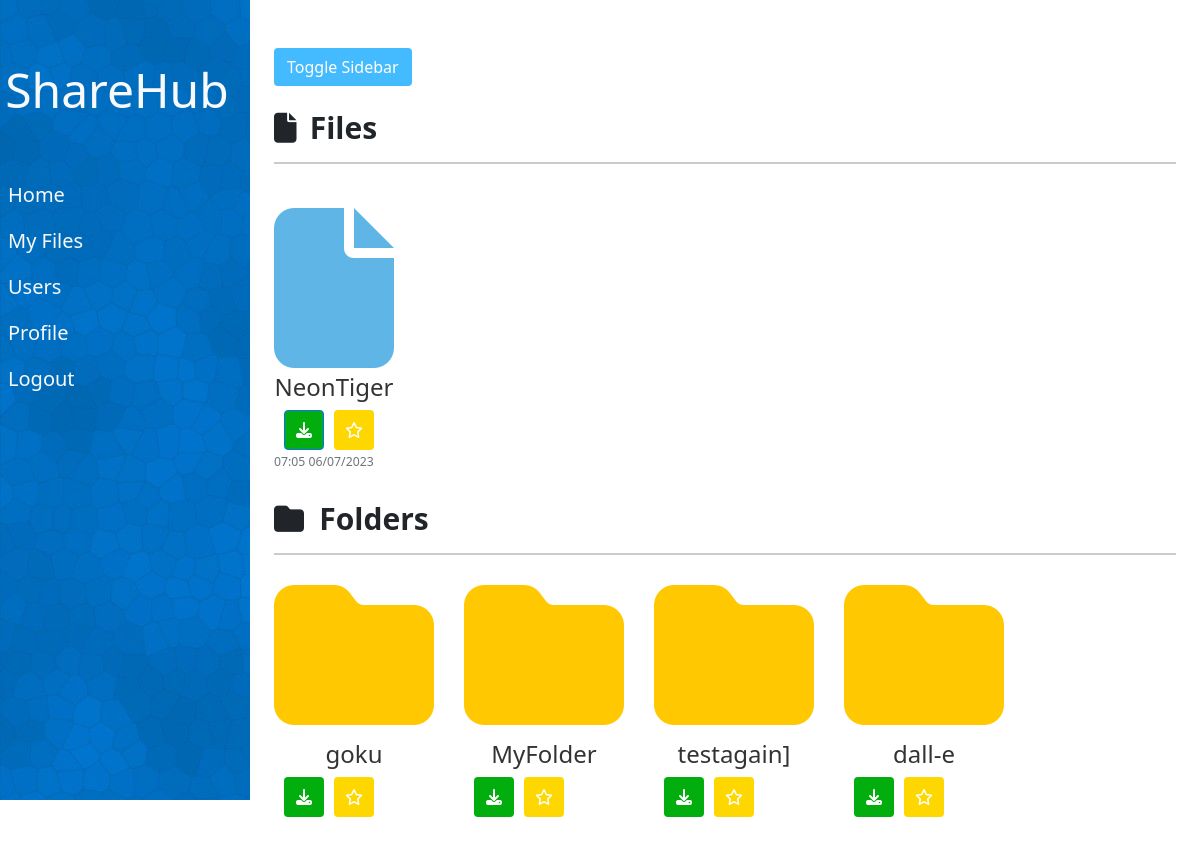
Page /all_users/2 on the committed database.
### root/models.py (models this page shows, shortened)
class AllFiles(models.Model):
    owner= models.ForeignKey(User, on_delete=models.CASCADE)
    title= models.CharField(max_length=100)
    file=models.FileField(upload_to='all_files/', default='')
    created_at=models.DateTimeField(auto_now_add=True,)
    folder = models.ForeignKey(Folder, on_delete=models.CASCADE, null=True, blank=True)
    is_favorite = models.BooleanField(default=False)

class Folder(models.Model):
    name = models.CharField(max_length=255)
    user = models.ForeignKey(User, on_delete=models.CASCADE)
    parent_folder = models.ForeignKey('self', on_delete=models.CASCADE, null=True, blank=True)
    is_favorite = models.BooleanField(default=False)

### root/views.py (the view)
# urls.py: path('all_users/<int:user_id>', MyFileFolderView.as_view(template_name='root/home_base.html'),name='user_repo'),
class MyFileFolderView(TemplateView):
    template_name = 'root/all_files.html'
    def get_context_data(self, **kwargs):
        context = super().get_context_data(**kwargs)
        folder_id=None
        folder_id = self.kwargs.get('parent_folder_id')
        folderuser=None
        logged_user=None
        logged_user=self.kwargs.get('user_id')
        if logged_user:
            logged_user=self.kwargs.get('user_id')
        elif folder_id:
            folderuser=Folder.objects.get(id=folder_id)
            logged_user=folderuser.user
        else:
            logged_user=self.request.user
        if folder_id:
            files = AllFiles.objects.filter(owner=logged_user,folder=folder_id)
        else:
            files = AllFiles.objects.filter(owner=logged_user, folder=None)
        if folder_id:
            folders = Folder.objects.filter(user=logged_user, parent_folder=folder_id)
        else:
            folders = Folder.objects.filter(user=logged_user, parent_folder=None)
        context['files'] = files
        context['folders'] = folders
        context['folderuser']=logged_user
        return context

### root/templates/root/home_base.html (shortened to what this page needs)
{% extends "root/base.html" %}
{% load crispy_forms_tags %}
{% load custom_filters %}
{% block content %}
<h2 class="section-title">
    <i class="fa-solid fa-file" style="font-size: 30px; margin-right: 7px;"></i>
    <span style="font-size: 30px;">Files</span></h2>
<hr class="section-line">
<div class="file-section">
  {% for post in files %}
  <article class="media content-section">
    <div class="media-body">
        <a class="article-title" href="{% url 'subfolder' post.id %}"
         style="text-decoration: none; color: #333; display: flex; flex-direction: column; align-items: center;">
         <i class="fa-solid fa-file fa-10x" style="color: #60b5e7;"></i>
            <h4 style="margin-top: 5px;">{{ post.title }}</h4>
          </a>
          <div class="button-row">
            <a href="{% url 'download_file' post.file.path %}" class="btn btn-primary square-button" style="background-color: #01ae0d;">
              <i class="fa-solid fa-download"></i>
            </a>
            {% with favorite_class=post.is_favorite|yesno:"favpurple,favblue" %}
            <a href="{% url 'toggle_favorite' 'File' post.id %}" class="btn btn-primary favorite-button square-button {{favorite_class}}">
              <i class="fa-regular fa-star"></i>
            </a>
        {% endwith %}
          </div>
      <div class="article-metadata">
        <small class="text-muted">
            {{ post.created_at|date:"H:i d/m/Y" }}
        </small>
      </div>
    </div>
  </article>
  {% endfor %}
</div>
<h2 class="section-title">
    <i class='fa fa-folder blue-color'
    style="margin-right: 9px; font-size: 30px;"></i>
    <span style="font-size: 30px;">Folders</span></h2>
<hr class="section-line">
<div class="folder-section">
  {% for post in folders %}
  <article class="media content-section">
    <div class="media-body">
        <a class="article-title" href="{% url 'subfolder' post.id %}" style="text-decoration: none; color: #333; display: flex; flex-direction: column; align-items: center;">
            <i class="fas fa-folder fa-10x" style="color: #ffc800;"></i>
            <h4 style="margin-top: 5px;">{{ post.name }}</h4>
          </a>
          <div class="button-row">
            <a href="{% url 'download_folder' post.id %}" class="btn btn-primary square-button " style=" background-color: #01ae0d;
            border: none;">
              <i class="fa-solid fa-download"></i>
            </a>
            {% with favorite_class=post.is_favorite|yesno:"favpurple,favblue" %}
            <a href="{% url 'toggle_favorite' 'Folder' post.id %}" class="btn btn-primary favorite-button square-button {{favorite_class}}">
              <i class="fa-regular fa-star"></i>
            </a>
        {% endwith %}
          </div>
    </div>
  </article>
  {% endfor %}
</div>
{% endblock content %}

### root/static/root/home.css (style rules this page uses)
* { margin: 0; padding: 0; box-sizing: border-box; }
body { min-height: 100vh; background-color: #fff; }
.favpurple { background-color: #FFD700; border: none; }
.file-section { display: flex; flex-wrap: wrap; gap: 40px; margin-bottom: 30px; }
.folder-section { display: flex; flex-wrap: wrap; gap: 30px; }
.section-title { font-size: 24px; font-weight: bold; margin-bottom: 10px; }
.section-line { border: none; border-top: 2px solid #333; margin-bottom: 20px; }
.article-metadata { margin-top: 0px; font-size: 14px; color: #999; }
.square-button { display: flex; align-items: center; justify-content: center; width: 40px; height: 40px; padding: 0; }
.button-row { display: flex; gap: 10px; }

### rows in the picture
AllFiles: title "NeonTiger", created_at "07:05 06/07/2023"
Folder: name "goku"
Folder: name "MyFolder"
Folder: name "testagain]"
Folder: name "dall-e"
